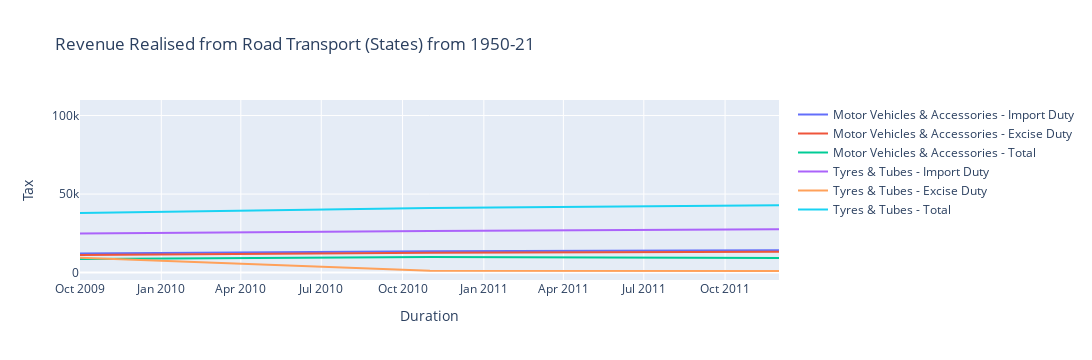

Write notebook code for a chart like this one.
### Code cell
fig_road_tax_c = go.Figure([
    trace_1_c, trace_2_c,trace_3_c,trace_4_c,trace_5_c,trace_6_c
])
fig_road_tax_c.update_layout(
    title = 'Revenue Realised from Road Transport (States) from 1950-21',
    width = 1100,
    xaxis_title = 'Duration',
    yaxis_title = 'Tax'
)

fig_road_tax_c.show()

### Figure 1 — Plotly figure (JSON) as saved in the notebook; plotly's stock layout.template omitted (floating-point values rounded to 4 significant figures)
{"data": [{"mode": "lines", "name": "Motor Vehicles & Accessories - Import Duty", "type": "scatter", "x": ["2009-10", "2010-11", "2011-12", "2012-13", "2013-14", "2014-15", "2015-16", "2016-17", "2017-18", "2018-19", "Percentage share"], "y": [12070.0, 13560.0, 14220.0, 15100.0, 16230.0, 18940.0, 21640.0, 23900.0, 25720.0, 28180.0, 30960.0, 34380.0, 40210.0, 46190.0]}, {"mode": "lines", "name": "Motor Vehicles & Accessories - Excise Duty", "type": "scatter", "x": ["2009-10", "2010-11", "2011-12", "2012-13", "2013-14", "2014-15", "2015-16", "2016-17", "2017-18", "2018-19", "Percentage share"], "y": [11200.0, 12580.0, 13300.0, 14110.0, 15080.0, 17220.0, 19840.0, 21930.0, 23490.0, 25710.0, 28250.0, 31320.0, 36530.0, 42190.0]}, {"mode": "lines", "name": "Motor Vehicles & Accessories - Total", "type": "scatter", "x": ["2009-10", "2010-11", "2011-12", "2012-13", "2013-14", "2014-15", "2015-16", "2016-17", "2017-18", "2018-19", "Percentage share"], "y": [8722.0, 9879.0, 9223.0, 9892.0, 1152.0, 1718.0, 1800.0, 1972.0, 2235.0, 2470.0, 2717.0, 3054.0, 3679.0, 3998.0]}, {"mode": "lines", "name": "Tyres & Tubes - Import Duty", "type": "scatter", "x": ["2009-10", "2010-11", "2011-12", "2012-13", "2013-14", "2014-15", "2015-16", "2016-17", "2017-18", "2018-19", "Percentage share"], "y": [24850.0, 26500.0, 27620.0, 30780.0, 36290.0, 41720.0, 47430.0, 53430.0, 58500.0, 62840.0, 69550.0, 85260.0, 93910.0, 105800.0]}, {"mode": "lines", "name": "Tyres & Tubes - Excise Duty", "type": "scatter", "x": ["2009-10", "2010-11", "2011-12", "2012-13", "2013-14", "2014-15", "2015-16", "2016-17", "2017-18", "2018-19", "Percentage share"], "y": [9445.0, 1180.0, 1004.0, 1157.0, 1773.0, 1712.0, 2565.0, 2501.0, 2880.0, 3216.0, 3401.0, 4095.0, 5526.0, 4877.0]}, {"mode": "lines", "name": "Tyres & Tubes - Total", "type": "scatter", "x": ["2009-10", "2010-11", "2011-12", "2012-13", "2013-14", "2014-15", "2015-16", "2016-17", "2017-18", "2018-19", "Percentage share"], "y": [37860.0, 41150.0, 42840.0, 47040.0, 54352, 62370.0, 71640.0, 79840.0, 87100.0, 94420.0, 104200.0, 123900.0, 139800.0, 157100.0]}], "layout": {"height": 360, "title": {"text": "Revenue Realised from Road Transport (States) from 1950-21"}, "width": 1100, "xaxis": {"autorange": true, "range": ["2009-10-01", "2011-12-01"], "title": {"text": "Duration"}, "type": "date"}, "yaxis": {"autorange": true, "range": [-4727.0, 109900.0], "title": {"text": "Tax"}, "type": "linear"}}}
